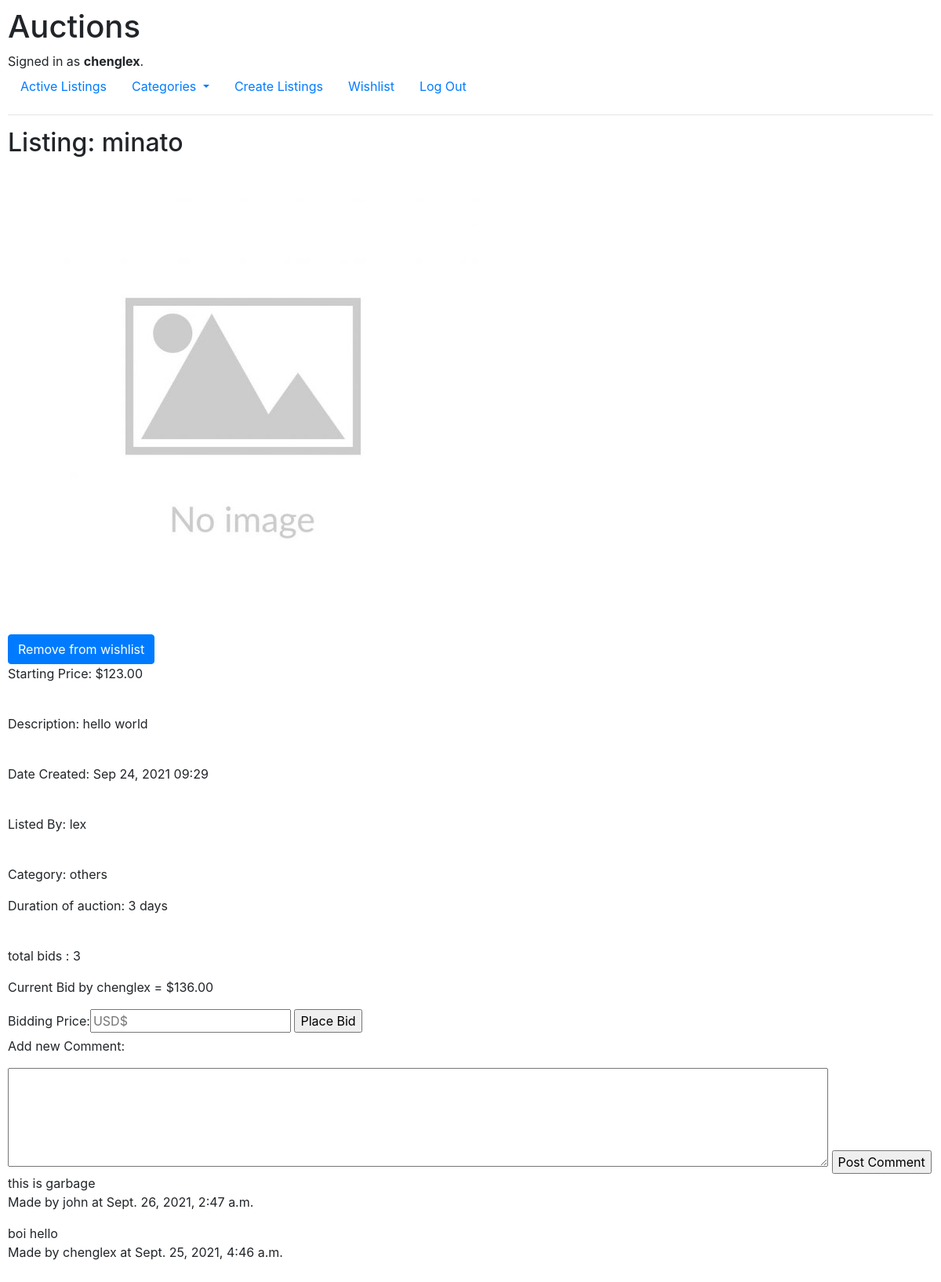
/listings/4 (signed in), run on the app's committed database.
### auctions/models.py (models this page shows, shortened)
class User(AbstractUser):
    def __str__(self):
        return self.username

class Auction(models.Model):
    item_name = models.CharField(max_length = 100)
    price = models.DecimalField(max_digits=10, decimal_places=2)
    description  = models.CharField(max_length= 100, blank=True, null=True)
    image = models.ImageField(default="media/images/default.jpeg", blank=True, null=True, upload_to="media/images/")
    date_uploaded = models.DateTimeField(default=datetime.now, blank=True)
    DURATIONS = [
        (3, "Three Days"),
        (7, "One Week"),
        (14, "Two Weeks")
    ]
    duration = models.IntegerField(choices=DURATIONS)
    creator = models.ForeignKey(User, null=True, on_delete= models.CASCADE)
    CATEGORIES = [
            ('home', "Home"),
            ('sports', "Sports"),
            ('clothings', "Clothings"),
            ('books', "Books"),
            ('others', "Others")
            ]
    category = models.CharField(choices=CATEGORIES, max_length=10)
    watchers = models.ManyToManyField(User, blank=True, null=True, related_name='watchlist')
    has_ended = models.BooleanField(default=False)
    class Meta:
        ordering = ('-date_uploaded', )

class Comments(models.Model):
    message = models.TextField(max_length=300)
    time = DateTimeField(default=datetime.now)
    auction = models.ForeignKey(Auction, related_name= 'comments', on_delete=models.CASCADE)
    user = models.ForeignKey(User, related_name='comments', on_delete=models.CASCADE)
    class Meta:
        ordering = ('-time', )

### auctions/views.py (the view, shortened to what this page needs)
# urls.py: path("listings/<int:item_id>", views.listings, name='listings'),
def listings(request, item_id):
    item = Auction.objects.get(id = item_id)
    form = BidForm()
    form2 = CommentForm()
    context={}
    total_bids = Bids.objects.filter(auction = item).count()
    total_comments = Comments.objects.filter(auction = item).count()
    current_bid = Bids.objects.filter(auction = item).aggregate(Max('bidding_price'))['bidding_price__max']
    if total_bids > 0:
        bid = Bids.objects.filter(auction = item).get(bidding_price = current_bid)
        context['person'] = bid.person_bidding
    if total_comments > 0:
        comments = Comments.objects.filter(auction = item)
        context['comments'] = comments
    context['item'] = item
    context['form'] = form
    context['current_bid'] = current_bid
    context['bids'] = total_bids
    context['user'] = request.user
    context['form2'] = form2
    context['total_comments'] = total_comments
    return render(request, "auctions/listing.html" , context)

### auctions/forms.py
class BidForm(forms.ModelForm):
    class Meta:
        model = Bids
        fields =['bidding_price']
        labels= {'bidding_price': 'Bidding Price'}
        widgets = {'bidding_price': forms.NumberInput(attrs={"placeholder": "USD$"})}

class CommentForm(forms.ModelForm):
    class Meta:
        model = Comments
        fields = ['message']
        labels = {'message' : ''}
        widgets = {'message' : forms.Textarea(attrs={'cols': 100, 'rows': 5})}

### auctions/templates/auctions/listing.html (shortened to what this page needs)
{% extends "auctions/layout.html" %}
{% block body %}
    <h2>Listing: {{ item.item_name }}</h2>
    <img src="{{ item.image.url }}" alt="images">
    {% if item.has_ended %}
        {% if bids >= 1 %}
            <p>The Auction has ended</p>
            <p>The winner is {{ person }}</p>
            <p>At ${{current_bid}}</p>
            {% if user.id == item.creator.id %}
            <form action="{% url 'auctions:delete' item.id %}" method="POST">
                {% csrf_token %}
                <input type="submit" value="Delete Auction" class="btn btn-primary">
            </form>
            {% endif %}
        {% else %}
            <p>The Auction has ended</p>
            {% if user.id == item.creator.id %}
            <form action="{% url 'auctions:delete' item.id %}" method="POST">
                {% csrf_token %}
                <input type="submit" value="Delete Auction" class="btn btn-primary">
            </form>
            {% endif %}
        {% endif %}
    {% else %}
    {% if user.is_authenticated %}
        <form action="{% url 'auctions:add_wishlist' item.id %}" method="POST">
            {% if item in request.user.watchlist.all %}
                <input type="submit" value="Remove from wishlist" class="btn btn-primary">
            {% else %}
                <input type="submit" value="Add to wishlist" class="btn btn-primary">
            {% endif %}
        </form>
    {% endif %}
        <p>Starting Price: ${{ item.price|floatformat:2 }}</p>
        <br>
        {% if item.description %}
            <p>Description: {{ item.description }} </p>
            <br>
        {% endif %}
        <p>Date Created: {{ item.date_uploaded|date:'M d, Y H:i' }}</p>
        <br>
        <p>Listed By: {{ item.creator }}</p>
        <br>
        <p>Category: {{item.category}}</p>
        <p>Duration of auction: {{ item.duration }} days</p>
        <br>
        <p>total bids : {{ bids }}</p>
        {% if bids >= 1 %}
            <p>Current Bid by {{ person }} = ${{ current_bid|floatformat:2 }}</p>
        {% else %}
            <p>No bids yet</p>
        {% endif %}
        {% if user.is_authenticated %}
            <form action="{% url 'auctions:listings' item.id %}" method="POST">
                {{ form }}
                <input type="submit" value="Place Bid">
            </form>
            <form action="{% url 'auctions:comments' item.id %}" method="POST">
                <p>Add new Comment:</p>
                {{ form2 }}
                <input type="submit" value="Post Comment">
            </form>
            {% if total_comments > 0 %}
                {% for comment in comments %}
                    <div>{{ comment.message }}</div>
                    <p>Made by {{comment.user }} at {{ comment.time}}</p>
                {% endfor %}
            {% endif %}
    {% endif %}
{% endif %}
{% endblock %}

### auctions/templates/auctions/layout.html (shortened to what this page needs)
{% load static %}
<!DOCTYPE html>
<html lang="en">
    <head>
        <link rel="stylesheet" href="https://stackpath.bootstrapcdn.com/bootstrap/4.4.1/css/bootstrap.min.css">
        <link href="{% static 'auctions/styles.css' %}" rel="stylesheet">
    </head>
    <body>
        <h1>Auctions</h1>
        <div>
            {% if user.is_authenticated %}
                Signed in as <strong>{{ user.username }}</strong>.
            {% else %}
                Not signed in.
            {% endif %}
        </div>
        <ul class="nav">
            <li class="nav-item">
                <a class="nav-link" href="{% url 'auctions:index' %}">Active Listings</a>
            </li>
            <li class="nav-item dropdown">
                <a class="nav-link dropdown-toggle" href="#" id="navbarDropdownMenuLink" data-toggle="dropdown" aria-haspopup="true" aria-expanded="false">
                  Categories
                </a>
              </li>
            {% if user.is_authenticated %}
                <li class="nav-item">
                    <a class="nav-link" href="{% url 'auctions:create' %}">Create Listings</a>
                </li>
                <li class="nav-item">
                    <a class="nav-link" href="{% url 'auctions:wishlist' %}">Wishlist</a>
                </li>
                <li class="nav-item">
                    <a class="nav-link" href="{% url 'auctions:logout' %}">Log Out</a>
                </li>
            {% endif %}
        </ul>
        <hr>
        {% block body %}
        {% endblock %}
    </body>
</html>

### auctions/static/auctions/styles.css (style rules this page uses)
body { padding: 10px; }

### data on the page
User: username "chenglex"
Auction: item_name "minato", image (placeholder picture), price "123.00", description "hello world", date_uploaded "Sep 24, 2021 09:29", creator "lex", category "others", duration "3"
Comments: message "this is garbage", user "john", time "Sept. 26, 2021, 2:47 a.m."
Comments: message "boi hello", user "chenglex", time "Sept. 25, 2021, 4:46 a.m."

### other printed values
{{ bids }} "3"
{{ current_bid|floatformat:2 }} "136.00"
